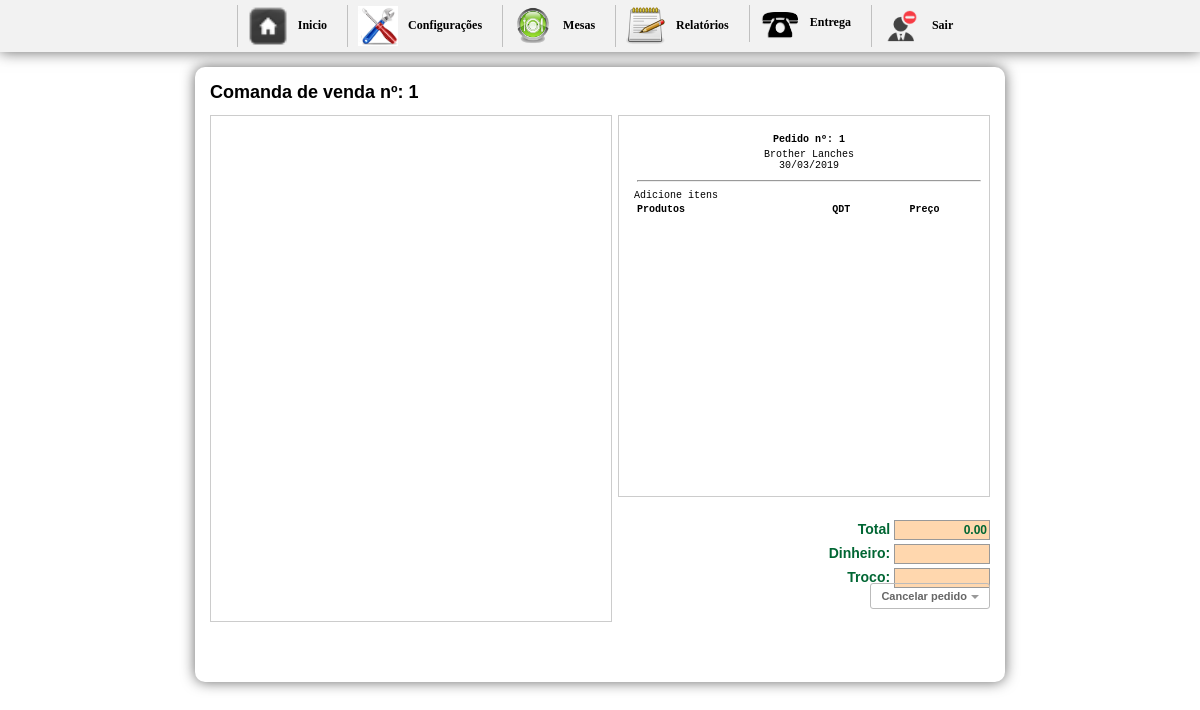
Page /inicio2.php?btn=nova (signed in) on the earlier database version.
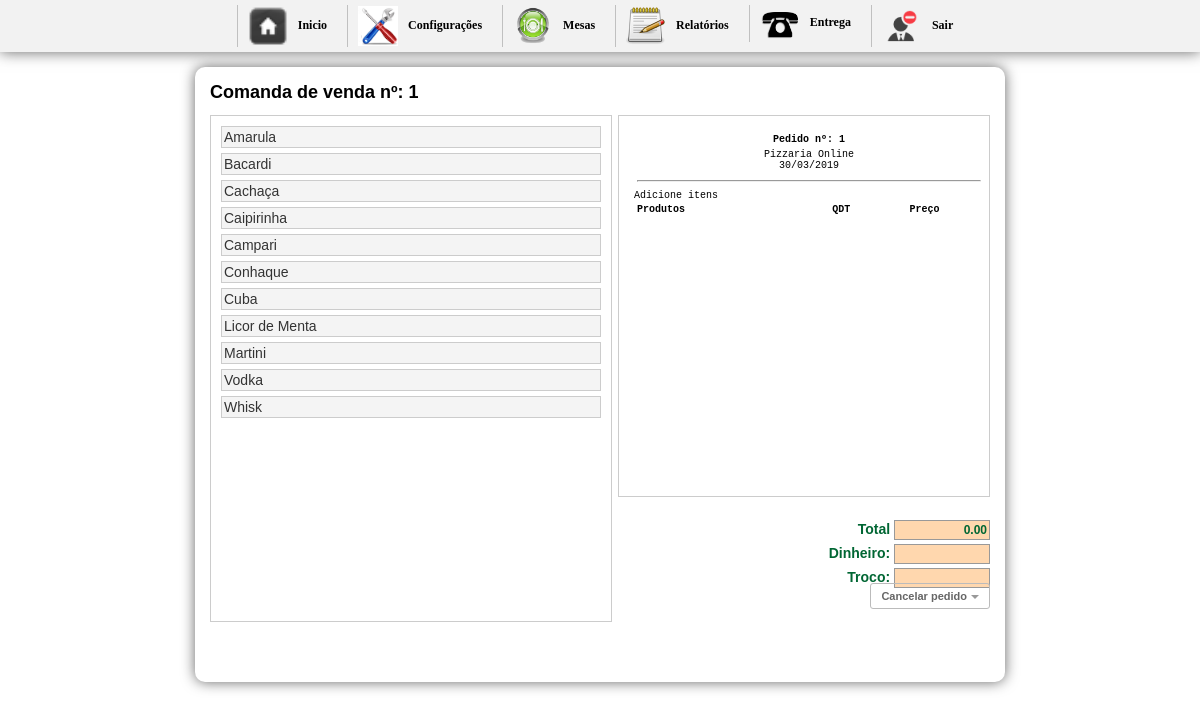
Same page on the later database version.
### tables this page shows
CREATE TABLE `tbl_carrinho` (
  `id` int(11) NOT NULL AUTO_INCREMENT,
  `cod` int(11) NOT NULL,
  `nome` varchar(150) NOT NULL,
  `preco` varchar(10) NOT NULL,
  `qtd` int(11) NOT NULL,
  `comanda` int(200) NOT NULL,
  `data` date NOT NULL,
  `time` time NOT NULL,
  `id_mesa` int(30) NOT NULL,
  `situacao` int(2) NOT NULL,
  `idGarcon` varchar(200) NOT NULL,
  `status` int(1) NOT NULL,
  `destino` int(1) NOT NULL,
  `entregue` int(1) NOT NULL,
  `feito` int(1) NOT NULL,
  PRIMARY KEY (`id`)
);

CREATE TABLE `config` (
  `id_conf` int(30) NOT NULL,
  `empresa` varchar(200) NOT NULL,
  `telefone` varchar(30) NOT NULL,
  `pgarcon` int(10) NOT NULL,
  `ativo` int(2) NOT NULL
);

CREATE TABLE `tbl_produtos` (
  `cod` int(11) NOT NULL AUTO_INCREMENT,
  `nome` varchar(150) NOT NULL,
  `img` varchar(36) NOT NULL,
  `preco` varchar(10) NOT NULL,
  `id_categoria` int(30) NOT NULL,
  `destino` int(1) NOT NULL,
  PRIMARY KEY (`cod`)
);

### vender.php (the view, shortened to what this page needs)
<?php
  $sql1 = mysql_query("SELECT * FROM tbl_carrinho ORDER BY comanda DESC") or die(mysql_error());
  $cont1 = mysql_fetch_array($sql1);
  $numero1 = $cont1['comanda'];
  $proxima1 = $numero1 + 1;
  ?>
<h1>Comanda de venda nº: <?php echo $proxima1 ?></h1>
<div id="boxprodutos">
	<div id="comentarios2">
    <ul>
	<?php
	$seleciona = mysql_query("SELECT * FROM tbl_produtos WHERE id_categoria ='6' ORDER BY nome ASC") or die(mysql_error());
	$contar = mysql_num_rows($seleciona);
	if($contar == 0){
		echo "";
	}else{
		while($res_comentarios = mysql_fetch_array($seleciona)){
			$cod          = $res_comentarios['cod'];
			$nome         = $res_comentarios['nome'];
			$preco		  = $res_comentarios['preco'];
	?>
       <li><a href="cadastra.php?cod=<?php echo $cod ?>&nome=<?php echo $nome ?>&preco=<?php echo $preco ?>&qtd=1&comanda=<?php echo $proxima1 ?>" class="btn"><?php echo $nome; ?></a></li>
    <?php
		}
	}
	?>
    </ul>
    </div>
</div>
<div id="box">
	<div id="comentarios">
    <table width="100%" border="0" class="inputs">
  <tr>
  <td align="center"><strong>Pedido nº: <?php echo $proxima1 ?></strong></td>
  </tr>
  <tr>
   <?php $n = mysql_query("SELECT * FROM config");
 	$a = mysql_fetch_array($n);
 ?>
    <td align="center"><?php echo $a['empresa'] ?> <br/> <?php echo date("d/m/Y"); ?></td>
    </tr>
    <tr>
    <td><hr/></td>
    </tr>
</table>
    <table width="100%">
    <tr>
	  <td><strong>Produtos</strong></td>
      <td width="14%" align="center"><strong>QDT</strong></td>
	  <td align="center"><strong>Preço</strong></td>
	  </tr>
    </table>
 <div id="formulario">
    <?php $total = number_format($total, 2, '.', '.'); ?>
      <form name="formulario" action="" method="post" enctype="multipart/form-data">
            <span class="valores">Total </span>
        <input name="total" type="text" value="<?php echo $total ?>" size="8" maxlength="6" class="calc" readonly="true"/><br/>
            <span class="valores">Dinheiro: </span>
    <input name="dinheiro" type="text" size="8" maxlength="6"  class="calc" onkeyup="javascript:operacao('')" id="dinheiro-1" readonly="true"/><br/>
            <span class="valores">Troco: </span>
        <input name="troco" type="text" class="calc" size="8" maxlength="8" readonly="true"/><br/>
      </form>
      <a href="inicio.php"class="button">
  Cancelar pedido</a>
      </div>
  </div>
</div>

Differences in the rows shown:
added tbl_produtos: nome "Amarula"
added tbl_produtos: nome "Bacardi"
added tbl_produtos: nome "Cachaça"
added tbl_produtos: nome "Caipirinha"
added tbl_produtos: nome "Campari"
added tbl_produtos: nome "Conhaque"
added tbl_produtos: nome "Cuba"
added tbl_produtos: nome "Licor de Menta"
added tbl_produtos: nome "Martini"
added tbl_produtos: nome "Vodka"
added tbl_produtos: nome "Whisk"
changed config: empresa "Brother Lanches" → "Pizzaria Online"
